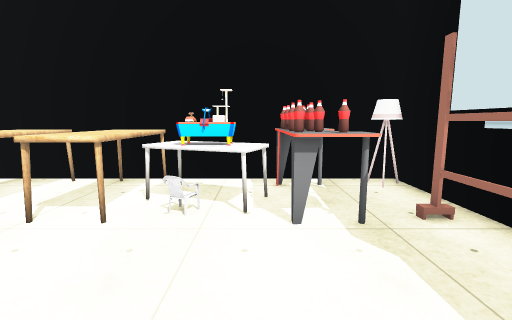
View 1 (above)

24 first-person views from a walk through a Unity game level. The camera is 1.4 m above the floor, tilts 8° down and sees 85° across. The floor is counted in squares, 1 m on a side. Each view is taken from the middle of a square. On the plan, view 1 faces up. The plan holds only what a view shows up to about 14 squares ahead; the rest is blank. The place goes on beyond the plan. Some surface patterns are stand-ins.

View 2
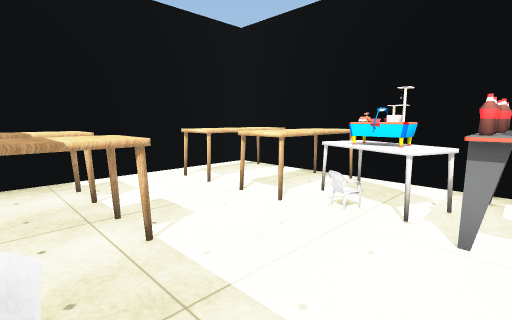

View 3
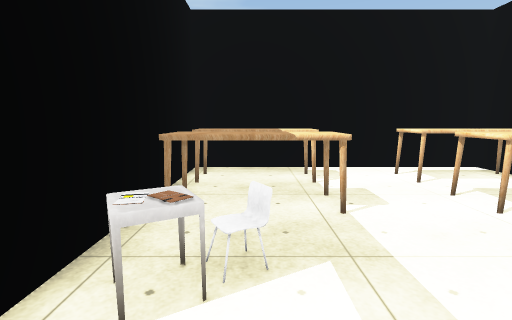

View 4
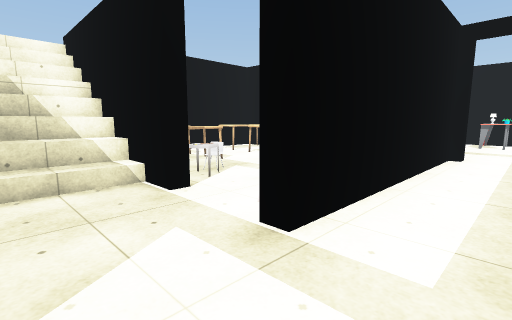

View 5
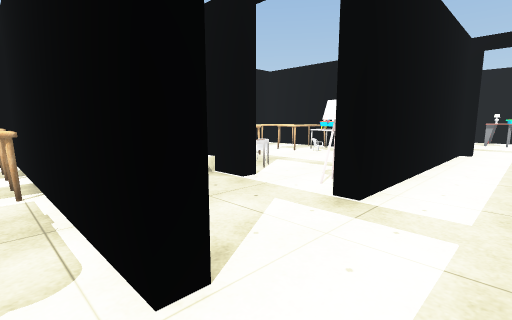

View 6
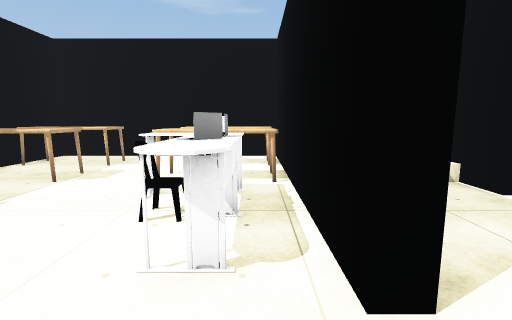

View 7
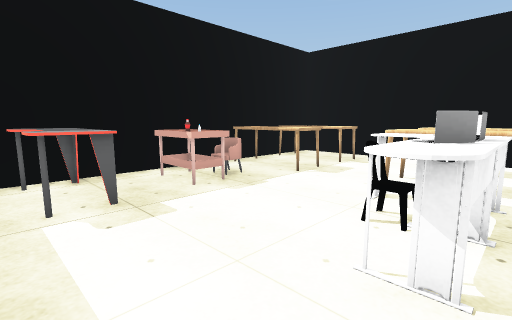

View 8
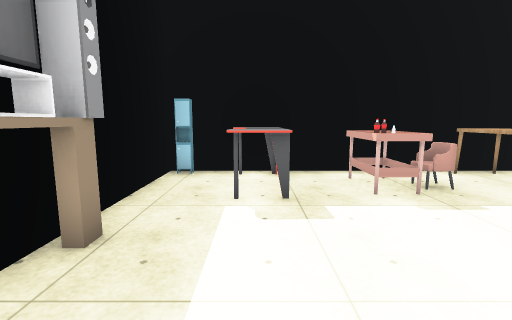

View 9
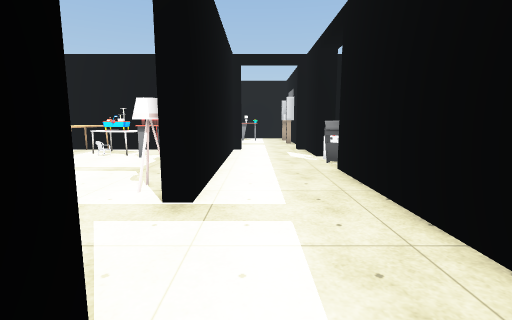

View 10
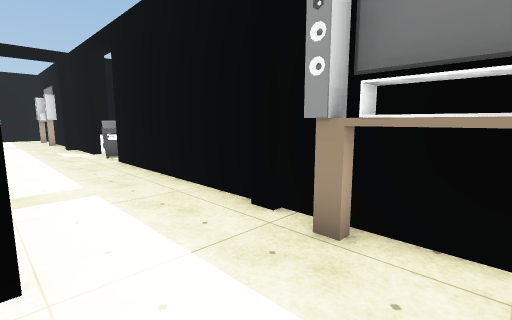

View 11
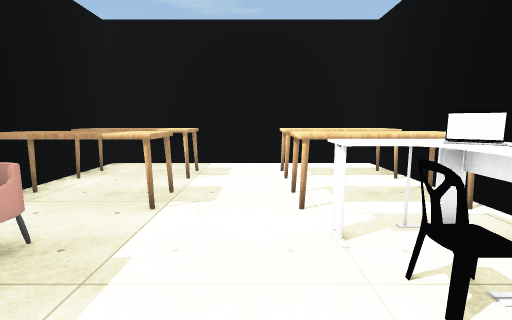

View 12
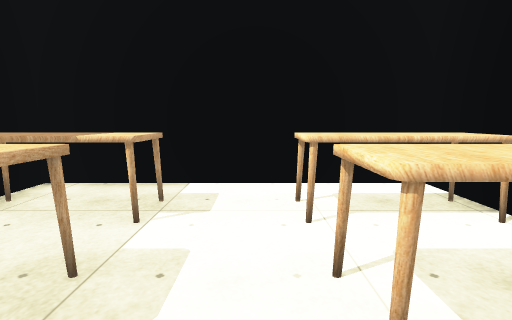

View 13
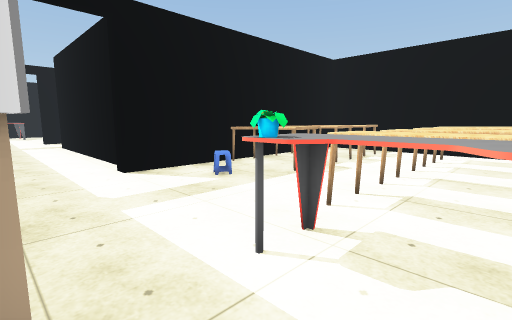

View 14
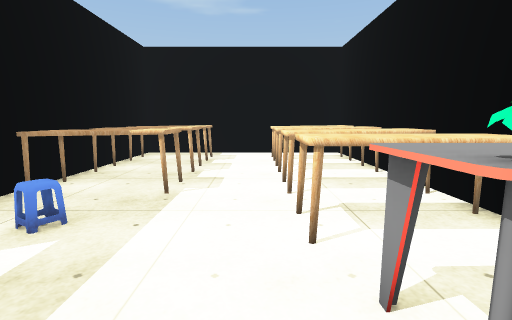

View 15
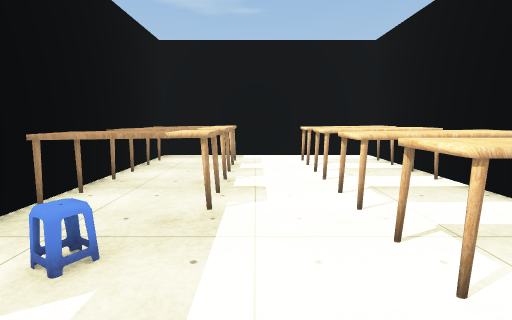

View 16
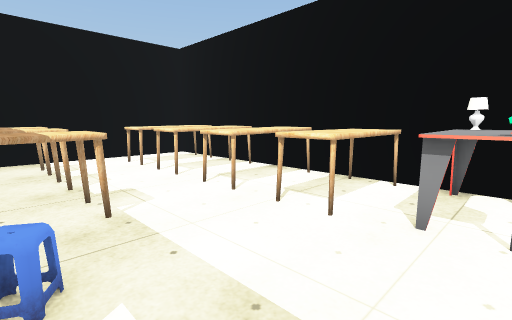

View 17
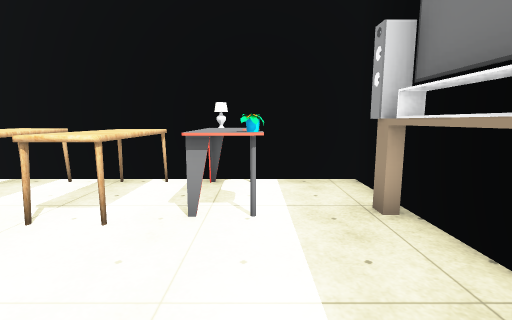

View 18
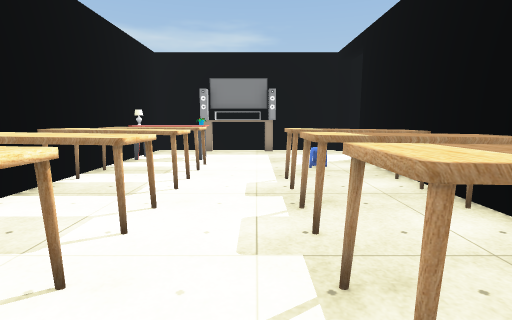

View 19
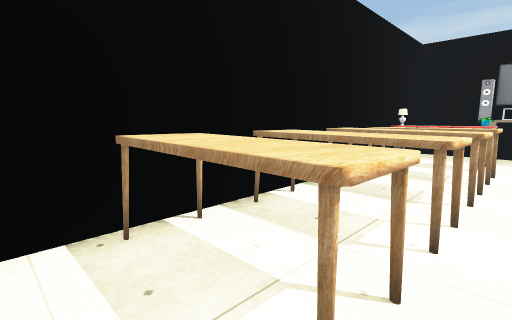

View 20
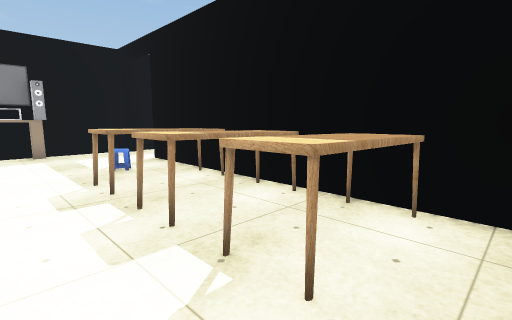

View 21
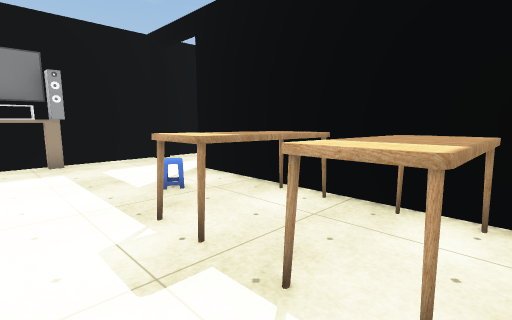

View 22
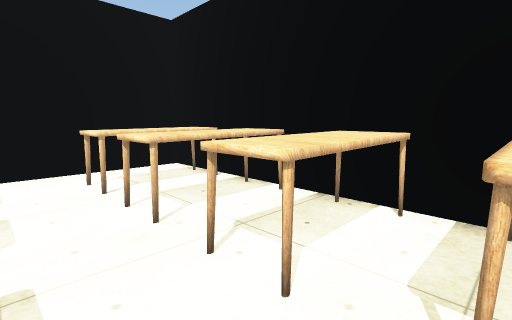

View 23
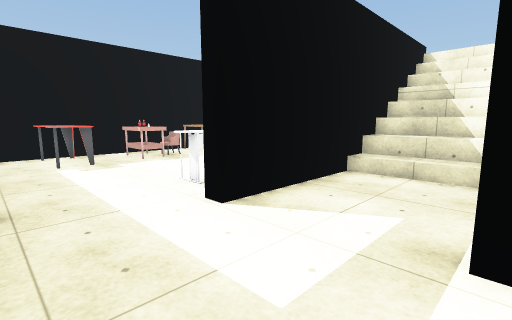

View 24
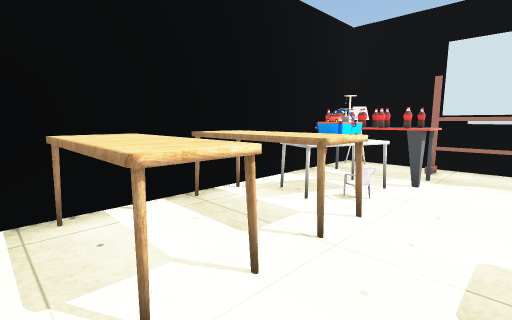

### Floor plan
Key: @ floor where view 1 was taken; # wall or solid block; . floor; / step, stairs or slope; = window, fence, low wall or low ledge; O other object.
Columns run from 7 left of view 1 to 9 right of it. Each row starts with its distance up from view 1.
 16 ################
 15 #.OOOO.OOOOOO..#
 14 #.OOOO.OOOOOO..#
 13 #.OOOO.OOOOOO.##
 12 #.............##
 11 #.............##
 10 #.OOOO.OO.....##
  9 #.OOOO.OOO.....#
  8 #.OOOO.OO......#
  7 ############...##
  6 #.OOOOOOO O#...#
  5 #.OOOOO#O.##...#
  4 #.OOOOOOOO##...#
  3 #.........##...O
  2 #.........##..
  1 #.OOOO...  #...#O
  0 #.OOOOO@...#...#
 -1 #.OOOO.O..O#...#
 -2 #==#####...#...#
 -3  //////........#
 -4  //////........#
 -5  //////........
 -6 ===#########..
 -7  ##OO.OOOOO...##
 -8   #OO.O#OOOO..##
 -9   #OO.OOOO....##
-10   #...........#
-11   #............
-12   #OO.OO.O.OO..#
-13   # O.OOOOO O..#
-14   #OO.OO OOOO.O
-15   #############

Where each view was taken, in squares from view 1:
view 1: 0 up, 0 right, facing up
view 2: 0 up, 1 right, facing up-left
view 3: 0 up, 2 right, facing left
view 4: 5 down, 6 right, facing up-left
view 5: 7 down, 6 right, facing up-left
view 6: 7 down, 6 right, facing left
view 7: 7 down, 6 right, facing down-left
view 8: 7 down, 5 right, facing down
view 9: 7 down, 5 right, facing up
view 10: 9 down, 4 right, facing up-right
view 11: 10 down, 4 right, facing left
view 12: 10 down, 1 right, facing left
view 13: 15 up, 7 right, facing down-left
view 14: 12 up, 6 right, facing left
view 15: 11 up, 5 right, facing left
view 16: 9 up, 5 right, facing up-left
view 17: 9 up, 5 right, facing up
view 18: 11 up, 6 left, facing right
view 19: 12 up, 6 left, facing up-right
view 20: 12 up, 6 left, facing down-right
view 21: 12 up, 3 left, facing down-right
view 22: 11 up, 2 right, facing up-left
view 23: 2 down, 7 right, facing down-left
view 24: 2 up, 6 left, facing up-right
